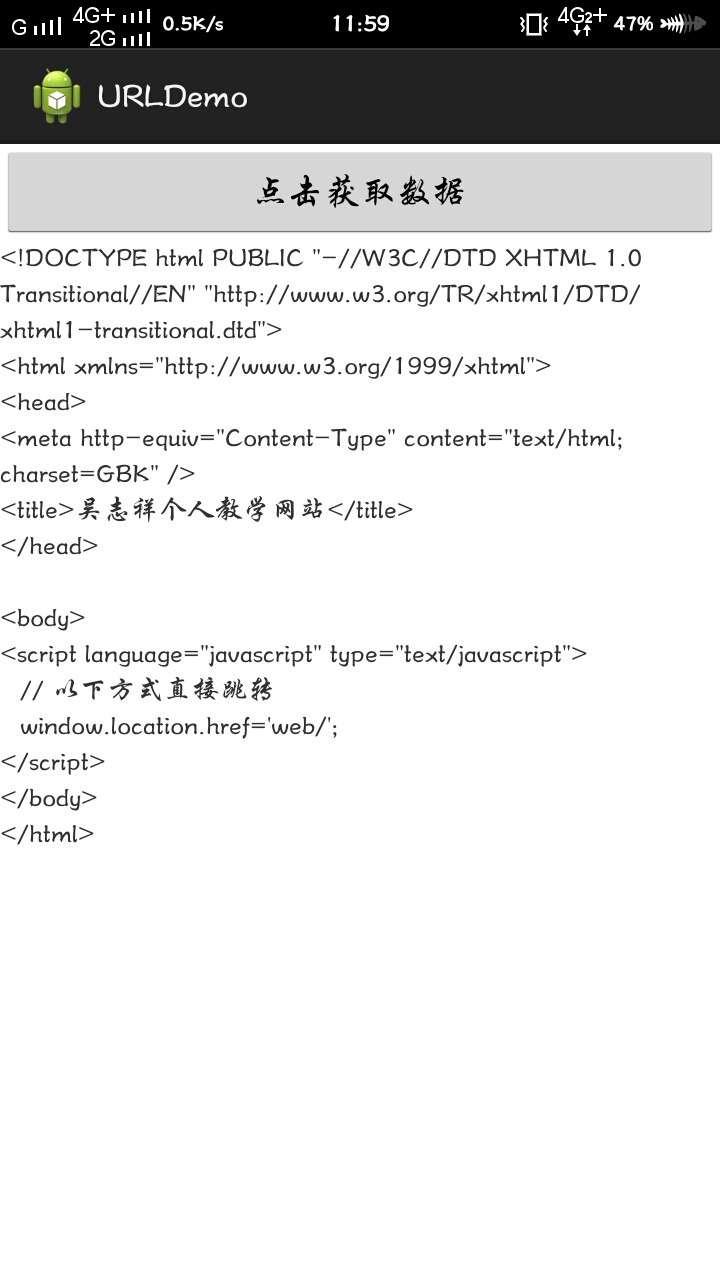
//> input picture cpp/others/1.jpg, 720 x 1280 px
$ ./hconcat   (built with g++ and OpenCV 4)
//> lines starting //> are read from the running program, lines starting //| are printed output that depends on the picture
#include <iostream>
#include <opencv2/opencv.hpp>
using namespace std;
using namespace cv;

int main() {
  Mat img1 = imread("1.jpg");
//> img1 is the input picture: 1280 rows x 720 cols, CV_8UC3; mean B, G, R 222, 222.2, 222.1
  Mat img2 = imread("2.jpg");
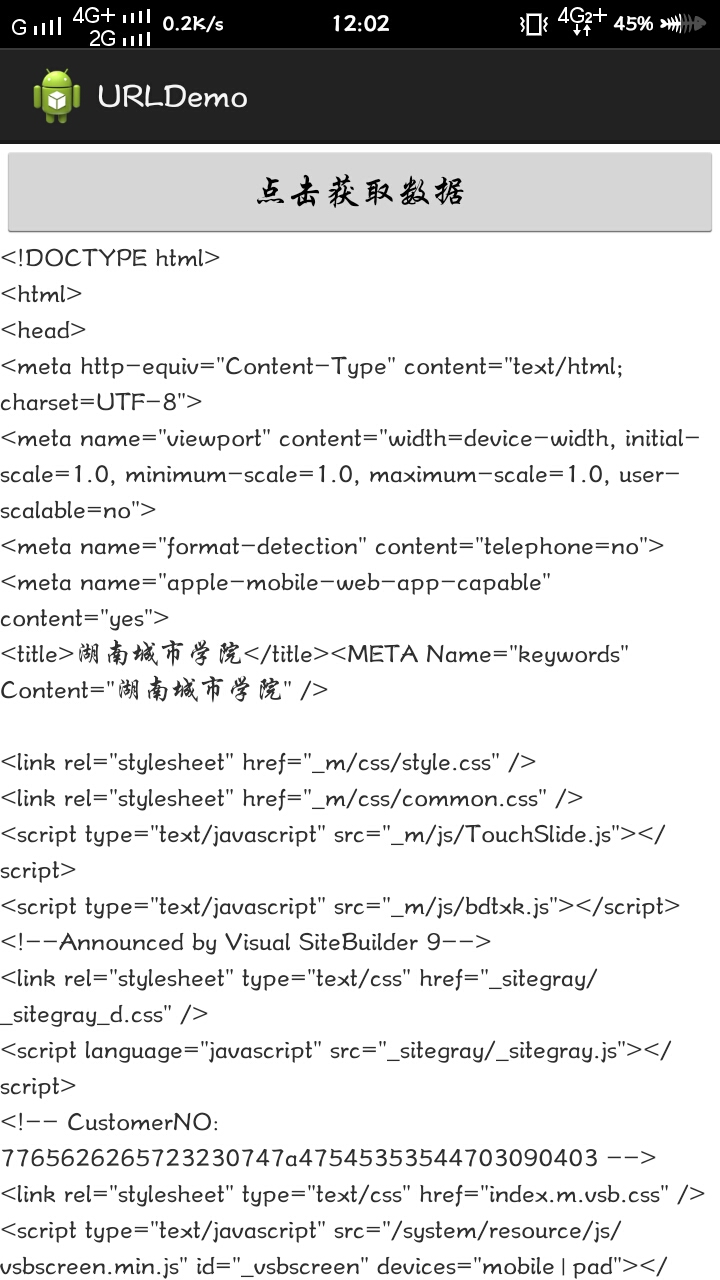
//> input picture cpp/others/2.jpg, 720 x 1280 px
//> img2 is the input picture: 1280 rows x 720 cols, CV_8UC3; mean B, G, R 215.4, 215.6, 215.6
  vector<Mat> vImgs;
  Mat result;
  vImgs.push_back(img1);
  vImgs.push_back(img2);
  // vconcat(vImgs, result);  //垂直方向拼接
  hconcat(vImgs, result);  //水平方向拼接
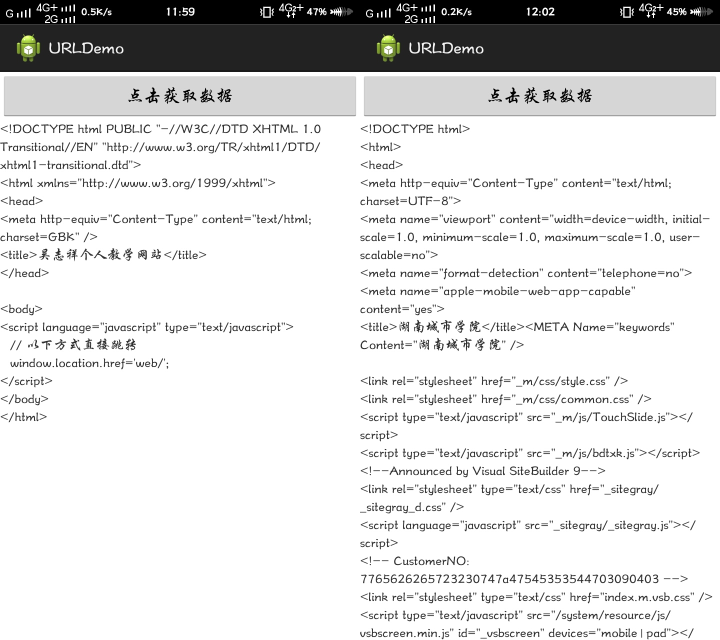
//> result: 1280 rows x 1440 cols, CV_8UC3 (shown at 1/2 size); mean B, G, R 218.7, 218.9, 218.8
  imwrite("result.jpg", result);
  return 0;
}
